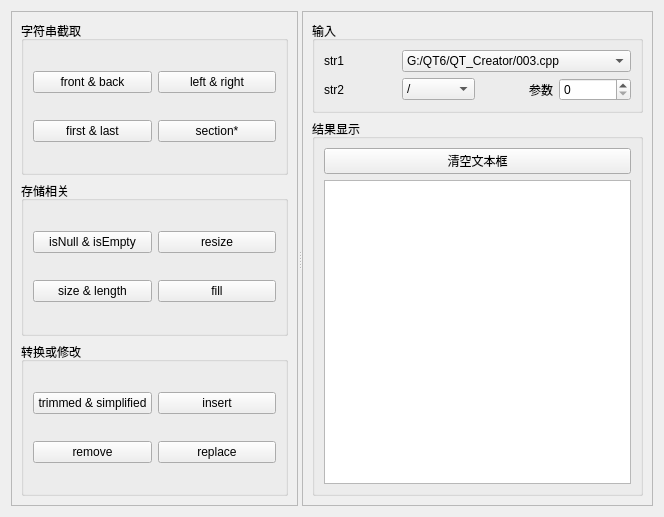
<?xml version="1.0" encoding="UTF-8"?>
<ui version="4.0">
 <class>Widget</class>
 <widget class="QWidget" name="Widget">
  <property name="geometry">
   <rect>
    <x>0</x>
    <y>0</y>
    <width>664</width>
    <height>517</height>
   </rect>
  </property>
  <property name="windowTitle">
   <string>QString常用功能测试</string>
  </property>
  <layout class="QHBoxLayout" name="horizontalLayout_3">
   <item>
    <widget class="QSplitter" name="splitter">
     <property name="orientation">
      <enum>Qt::Horizontal</enum>
     </property>
     <widget class="QFrame" name="frame">
      <property name="frameShape">
       <enum>QFrame::StyledPanel</enum>
      </property>
      <property name="frameShadow">
       <enum>QFrame::Sunken</enum>
      </property>
      <layout class="QVBoxLayout" name="verticalLayout">
       <item>
        <widget class="QGroupBox" name="groupBox">
         <property name="title">
          <string>字符串截取</string>
         </property>
         <layout class="QGridLayout" name="gridLayout_2">
          <item row="0" column="0">
           <widget class="QPushButton" name="pushButton_front_back">
            <property name="text">
             <string>front &amp;&amp; back</string>
            </property>
           </widget>
          </item>
          <item row="0" column="1">
           <widget class="QPushButton" name="pushButton_left_right">
            <property name="text">
             <string>left &amp;&amp; right</string>
            </property>
           </widget>
          </item>
          <item row="1" column="0">
           <widget class="QPushButton" name="pushButton_first_last">
            <property name="text">
             <string>first &amp;&amp; last</string>
            </property>
           </widget>
          </item>
          <item row="1" column="1">
           <widget class="QPushButton" name="pushButton_section">
            <property name="text">
             <string>section*</string>
            </property>
           </widget>
          </item>
         </layout>
        </widget>
       </item>
       <item>
        <widget class="QGroupBox" name="groupBox_2">
         <property name="title">
          <string>存储相关</string>
         </property>
         <layout class="QGridLayout" name="gridLayout_3">
          <item row="0" column="1">
           <widget class="QPushButton" name="pushButton_resize">
            <property name="text">
             <string>resize</string>
            </property>
           </widget>
          </item>
          <item row="1" column="0">
           <widget class="QPushButton" name="pushButton_size_length">
            <property name="text">
             <string>size &amp;&amp; length</string>
            </property>
           </widget>
          </item>
          <item row="1" column="1">
           <widget class="QPushButton" name="pushButton_fill">
            <property name="text">
             <string>fill</string>
            </property>
           </widget>
          </item>
          <item row="0" column="0">
           <widget class="QPushButton" name="pushButton_isNull_isEmpty">
            <property name="text">
             <string>isNull &amp;&amp; isEmpty</string>
            </property>
           </widget>
          </item>
         </layout>
        </widget>
       </item>
       <item>
        <widget class="QGroupBox" name="groupBox_3">
         <property name="title">
          <string>转换或修改</string>
         </property>
         <layout class="QGridLayout" name="gridLayout_4">
          <item row="0" column="0">
           <widget class="QPushButton" name="pushButton_trimmed_simplified">
            <property name="text">
             <string>trimmed &amp;&amp; simplified</string>
            </property>
           </widget>
          </item>
          <item row="0" column="1">
           <widget class="QPushButton" name="pushButton_insert">
            <property name="text">
             <string>insert</string>
            </property>
           </widget>
          </item>
          <item row="1" column="0">
           <widget class="QPushButton" name="pushButton_remove">
            <property name="text">
             <string>remove</string>
            </property>
           </widget>
          </item>
          <item row="1" column="1">
           <widget class="QPushButton" name="pushButton_replace">
            <property name="text">
             <string>replace</string>
            </property>
           </widget>
          </item>
         </layout>
        </widget>
       </item>
      </layout>
     </widget>
     <widget class="QFrame" name="frame_2">
      <property name="frameShape">
       <enum>QFrame::StyledPanel</enum>
      </property>
      <property name="frameShadow">
       <enum>QFrame::Sunken</enum>
      </property>
      <layout class="QVBoxLayout" name="verticalLayout_4">
       <item>
        <widget class="QGroupBox" name="groupBox_4">
         <property name="title">
          <string>输入</string>
         </property>
         <layout class="QGridLayout" name="gridLayout">
          <item row="0" column="0">
           <widget class="QLabel" name="label">
            <property name="text">
             <string>str1</string>
            </property>
           </widget>
          </item>
          <item row="0" column="1" colspan="3">
           <widget class="QComboBox" name="comboBox_str1">
            <item>
             <property name="text">
              <string>G:/QT6/QT_Creator/003.cpp</string>
             </property>
            </item>
            <item>
             <property name="text">
              <string>   Are  you  ok   ?</string>
             </property>
            </item>
           </widget>
          </item>
          <item row="1" column="0">
           <widget class="QLabel" name="label_2">
            <property name="text">
             <string>str2</string>
            </property>
           </widget>
          </item>
          <item row="1" column="1">
           <widget class="QComboBox" name="comboBox_str2">
            <item>
             <property name="text">
              <string>/</string>
             </property>
            </item>
            <item>
             <property name="text">
              <string>QT</string>
             </property>
            </item>
            <item>
             <property name="text">
              <string>:</string>
             </property>
            </item>
           </widget>
          </item>
          <item row="1" column="2">
           <widget class="QLabel" name="label_3">
            <property name="text">
             <string>参数</string>
            </property>
            <property name="alignment">
             <set>Qt::AlignRight|Qt::AlignTrailing|Qt::AlignVCenter</set>
            </property>
           </widget>
          </item>
          <item row="1" column="3">
           <widget class="QSpinBox" name="spinBox"/>
          </item>
         </layout>
        </widget>
       </item>
       <item>
        <widget class="QGroupBox" name="groupBox_5">
         <property name="title">
          <string>结果显示</string>
         </property>
         <layout class="QVBoxLayout" name="verticalLayout_3">
          <item>
           <widget class="QPushButton" name="pushButton_clear">
            <property name="text">
             <string>清空文本框</string>
            </property>
           </widget>
          </item>
          <item>
           <widget class="QPlainTextEdit" name="plainTextEdit"/>
          </item>
         </layout>
        </widget>
       </item>
      </layout>
     </widget>
    </widget>
   </item>
  </layout>
 </widget>
 <resources/>
 <connections/>
</ui>
